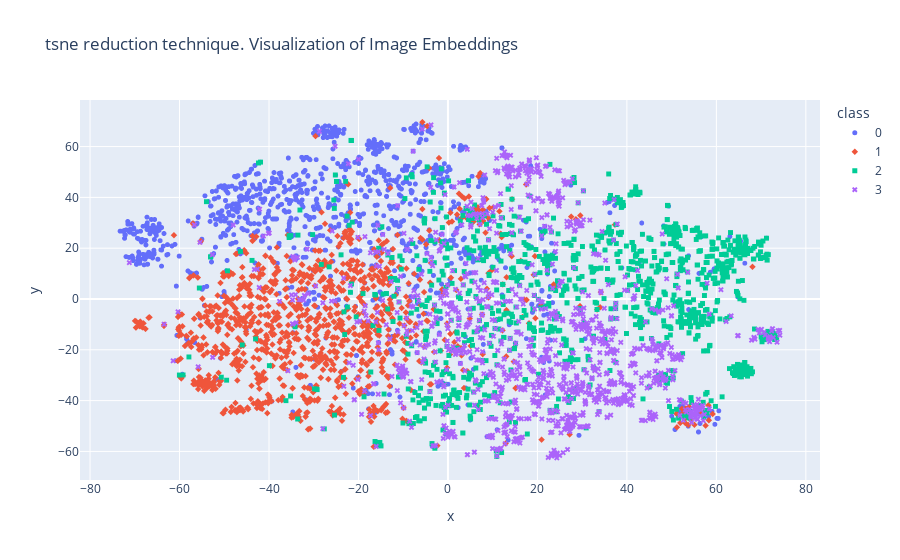
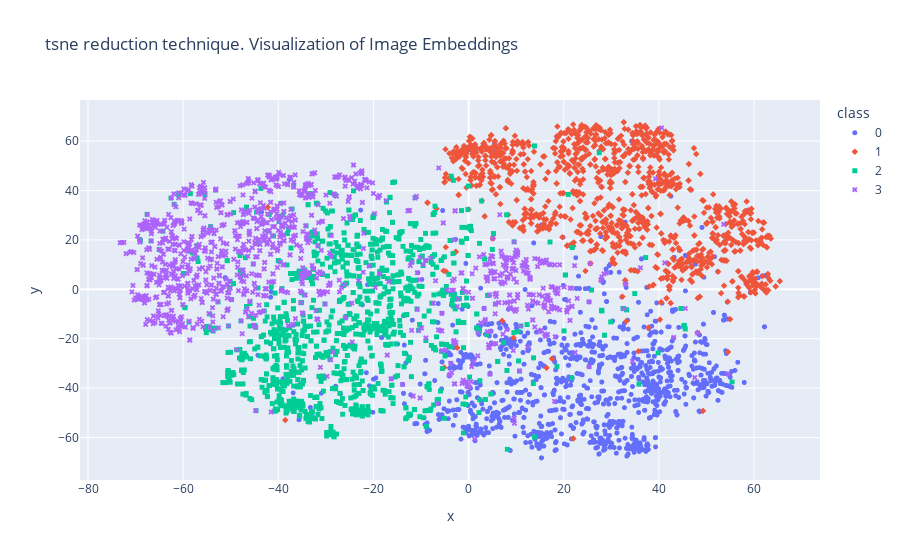

Notebook source saved alongside these figures, in order:
### Code cell
plot_embeddings(X_tfidf.toarray(), 0, symbol="class", reduction_techniques="tsne", color="class")
plot_embeddings(X_sbert, 0, symbol="class", reduction_techniques="tsne", color="class")

### Figure 1 — Plotly figure (JSON) as saved in the notebook; plotly's stock layout.template omitted (floating-point values rounded to 4 significant figures; data arrays with more than 128 entries replaced by an {"elided": "..."} marker saying what was removed)
{"data": [{"hovertemplate": "class=0<br>x=%{x}<br>y=%{y}<extra></extra>", "legendgroup": "0", "marker": {"color": "#636efa", "size": 5, "symbol": "circle"}, "mode": "markers", "name": "0", "showlegend": true, "textfont": {"size": 25}, "type": "scattergl", "x": {"elided": "1250 float values"}, "xaxis": "x", "y": {"elided": "1250 float values"}, "yaxis": "y"}, {"hovertemplate": "class=1<br>x=%{x}<br>y=%{y}<extra></extra>", "legendgroup": "1", "marker": {"color": "#EF553B", "size": 5, "symbol": "diamond"}, "mode": "markers", "name": "1", "showlegend": true, "textfont": {"size": 25}, "type": "scattergl", "x": {"elided": "1250 float values"}, "xaxis": "x", "y": {"elided": "1250 float values"}, "yaxis": "y"}, {"hovertemplate": "class=2<br>x=%{x}<br>y=%{y}<extra></extra>", "legendgroup": "2", "marker": {"color": "#00cc96", "size": 5, "symbol": "square"}, "mode": "markers", "name": "2", "showlegend": true, "textfont": {"size": 25}, "type": "scattergl", "x": {"elided": "1250 float values"}, "xaxis": "x", "y": {"elided": "1250 float values"}, "yaxis": "y"}, {"hovertemplate": "class=3<br>x=%{x}<br>y=%{y}<extra></extra>", "legendgroup": "3", "marker": {"color": "#ab63fa", "size": 5, "symbol": "x"}, "mode": "markers", "name": "3", "showlegend": true, "textfont": {"size": 25}, "type": "scattergl", "x": {"elided": "1250 float values"}, "xaxis": "x", "y": {"elided": "1250 float values"}, "yaxis": "y"}], "layout": {"legend": {"title": {"text": "class"}, "tracegroupgap": 0}, "title": {"text": "tsne reduction technique. Visualization of Image Embeddings"}, "xaxis": {"anchor": "y", "domain": [0, 1], "title": {"text": "x"}}, "yaxis": {"anchor": "x", "domain": [0, 1], "title": {"text": "y"}}}}

### Figure 2 — Plotly figure (JSON) as saved in the notebook; plotly's stock layout.template omitted (floating-point values rounded to 4 significant figures; data arrays with more than 128 entries replaced by an {"elided": "..."} marker saying what was removed)
{"data": [{"hovertemplate": "class=0<br>x=%{x}<br>y=%{y}<extra></extra>", "legendgroup": "0", "marker": {"color": "#636efa", "size": 5, "symbol": "circle"}, "mode": "markers", "name": "0", "showlegend": true, "textfont": {"size": 25}, "type": "scattergl", "x": {"elided": "1250 float values"}, "xaxis": "x", "y": {"elided": "1250 float values"}, "yaxis": "y"}, {"hovertemplate": "class=1<br>x=%{x}<br>y=%{y}<extra></extra>", "legendgroup": "1", "marker": {"color": "#EF553B", "size": 5, "symbol": "diamond"}, "mode": "markers", "name": "1", "showlegend": true, "textfont": {"size": 25}, "type": "scattergl", "x": {"elided": "1250 float values"}, "xaxis": "x", "y": {"elided": "1250 float values"}, "yaxis": "y"}, {"hovertemplate": "class=2<br>x=%{x}<br>y=%{y}<extra></extra>", "legendgroup": "2", "marker": {"color": "#00cc96", "size": 5, "symbol": "square"}, "mode": "markers", "name": "2", "showlegend": true, "textfont": {"size": 25}, "type": "scattergl", "x": {"elided": "1250 float values"}, "xaxis": "x", "y": {"elided": "1250 float values"}, "yaxis": "y"}, {"hovertemplate": "class=3<br>x=%{x}<br>y=%{y}<extra></extra>", "legendgroup": "3", "marker": {"color": "#ab63fa", "size": 5, "symbol": "x"}, "mode": "markers", "name": "3", "showlegend": true, "textfont": {"size": 25}, "type": "scattergl", "x": {"elided": "1250 float values"}, "xaxis": "x", "y": {"elided": "1250 float values"}, "yaxis": "y"}], "layout": {"legend": {"title": {"text": "class"}, "tracegroupgap": 0}, "title": {"text": "tsne reduction technique. Visualization of Image Embeddings"}, "xaxis": {"anchor": "y", "domain": [0, 1], "title": {"text": "x"}}, "yaxis": {"anchor": "x", "domain": [0, 1], "title": {"text": "y"}}}}
